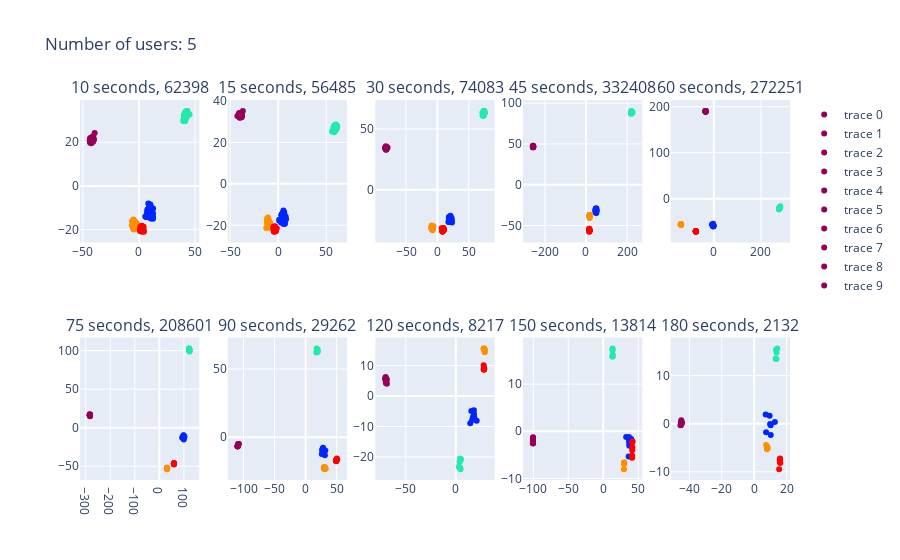
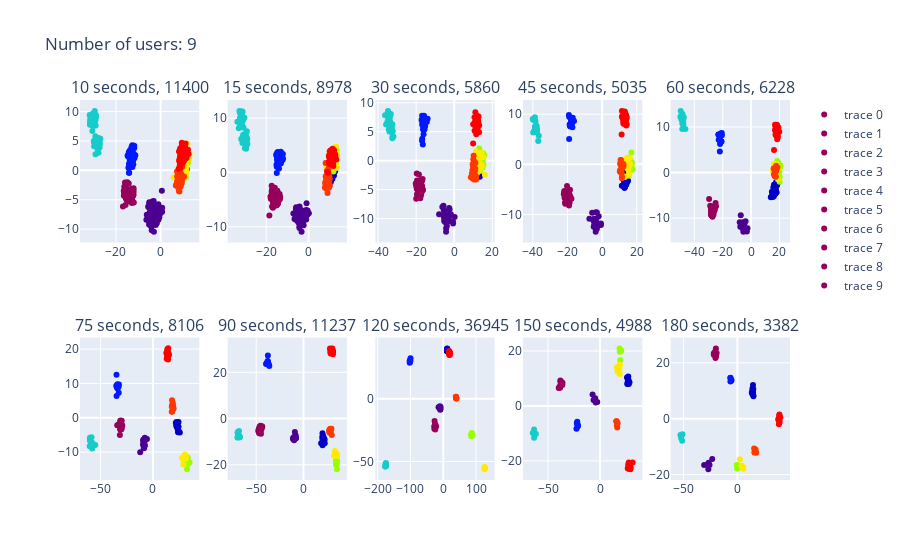
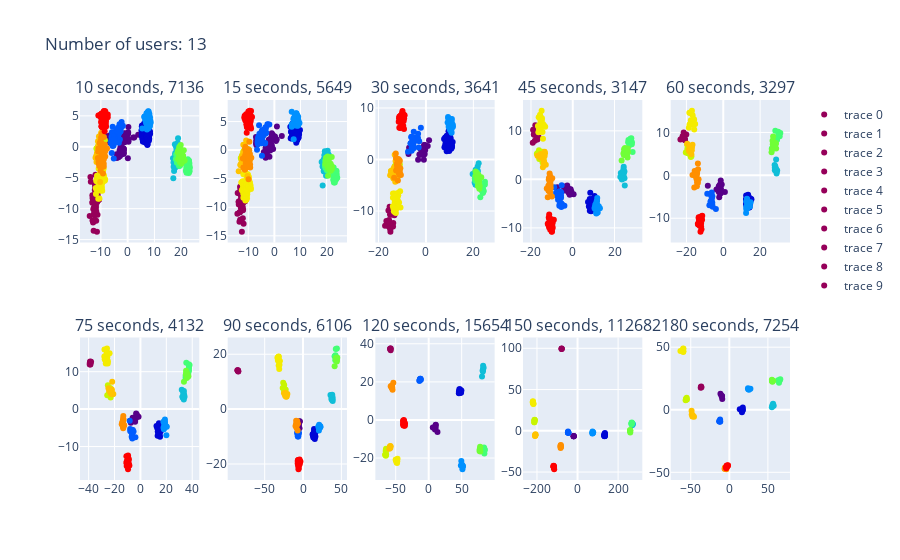

The notebook cell saved with these charts, in order:
### Markdown cell above
### Time intervals vs user number graphs with lda

Below is a series of graphs for different number of users with different time intervals used, noted with vrc scores. We can confirm that with increasing number of users, it takes longer time intervals to properly discern between different users. The interseting part is that the quality of distinguishing different people is concave. Note how for each number of users (or spread of the graphs) there is a peak in score, which diminishes on both sides.

### Code cell
datas = datas_3
warnings.filterwarnings("ignore")

user_number = 5
users = get_random_users(n=user_number)
scores = []
for data in datas:
    _, score = get_lda(data, users, stats=False, score=True)
    scores.append(score)
fig = make_subplots(
    rows=2,
    cols=5,
    subplot_titles=[
        "{} seconds, {}".format(segment_intervals[i], int(scores[i]))
        for i in range(0, len(datas))
    ],
)
for i in range(0, len(datas)):
    lda, score = get_lda(datas[i], users, stats=False, score=True)
    fig.add_trace(
        go.Scatter(
            x=lda["component_1"],
            y=lda["component_2"],
            mode="markers",
            marker=dict(color=lda["user"], colorscale="rainbow"),
        ),
        row=int(i / 5) + 1,
        col=i % 5 + 1,
    )
fig.update_layout(title="Number of users: {}".format(user_number))
fig.show()

user_number = 9
users = get_random_users(n=user_number)
scores = []
for data in datas:
    _, score = get_lda(data, users, stats=False, score=True)
    scores.append(score)
fig = make_subplots(
    rows=2,
    cols=5,
    subplot_titles=[
        "{} seconds, {}".format(segment_intervals[i], int(scores[i]))
        for i in range(0, len(datas))
    ],
)
for i in range(0, len(datas)):
    lda, score = get_lda(datas[i], users, stats=False, score=True)
    fig.add_trace(
        go.Scatter(
            x=lda["component_1"],
            y=lda["component_2"],
            mode="markers",
            marker=dict(color=lda["user"], colorscale="rainbow"),
        ),
        row=int(i / 5) + 1,
        col=i % 5 + 1,
    )
fig.update_layout(title="Number of users: {}".format(user_number))
fig.show()

user_number = 13
users = get_random_users(n=user_number)
scores = []
for data in datas:
    _, score = get_lda(data, users, stats=False, score=True)
    scores.append(score)
fig = make_subplots(
    rows=2,
    cols=5,
    subplot_titles=[
        "{} seconds, {}".format(segment_intervals[i], int(scores[i]))
        for i in range(0, len(datas))
    ],
)
for i in range(0, len(datas)):
    lda, score = get_lda(datas[i], users, stats=False, score=True)
    fig.add_trace(
        go.Scatter(
            x=lda["component_1"],
            y=lda["component_2"],
            mode="markers",
            marker=dict(color=lda["user"], colorscale="rainbow"),
        ),
        row=int(i / 5) + 1,
        col=i % 5 + 1,
    )
fig.update_layout(title="Number of users: {}".format(user_number))
fig.show()
